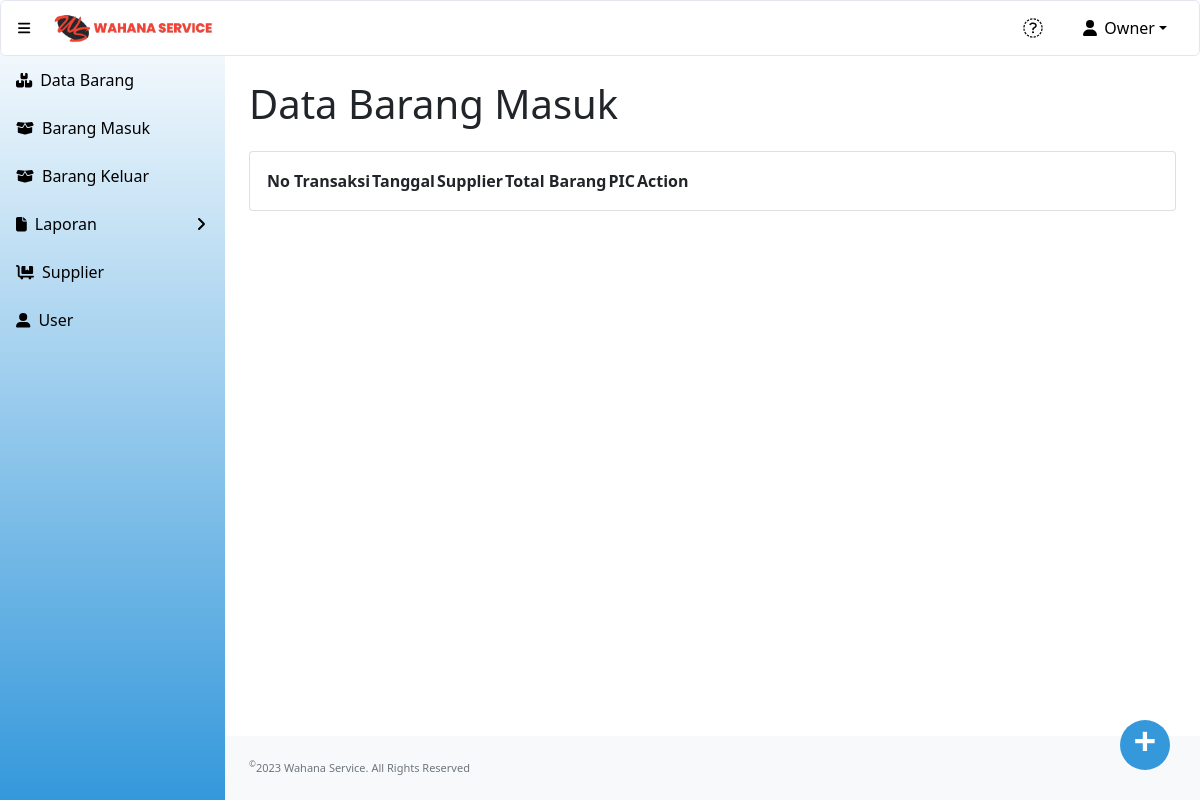
/restock_barang.php (signed in), run on an earlier commit of the app's database.
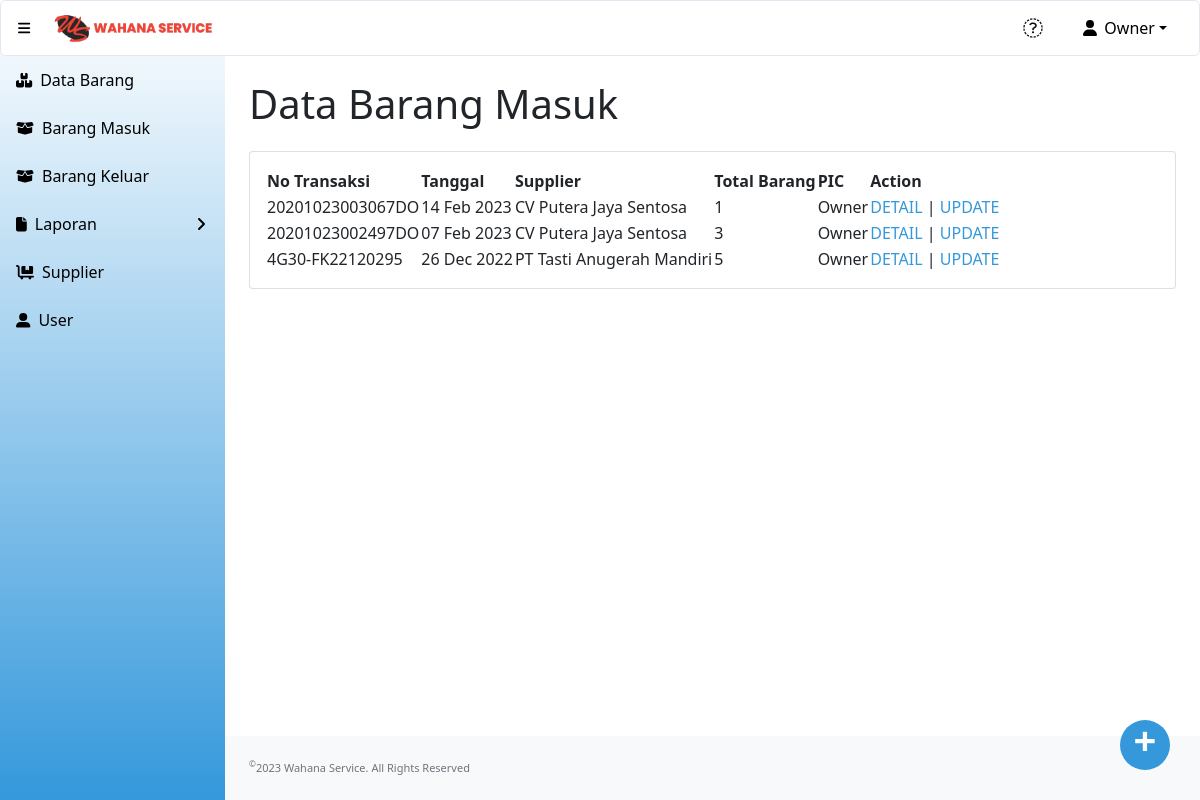
And on a later commit of the database.
### tables this page shows
CREATE TABLE `transaksi_masuk` (
  `id_tr_masuk` int(11) NOT NULL,
  `no_faktur` varchar(20) NOT NULL,
  `tanggal` date NOT NULL,
  `id_supplier` int(11) NOT NULL,
  `id` int(11) NOT NULL
);

CREATE TABLE `supplier` (
  `id_supplier` int(11) NOT NULL,
  `nama_supplier` varchar(120) NOT NULL,
  `alamat` varchar(300) NOT NULL,
  `no_telp` varchar(20) NOT NULL
);

CREATE TABLE `user` (
  `id` int(11) NOT NULL,
  `username` varchar(50) NOT NULL,
  `password` text NOT NULL,
  `fullname` varchar(50) NOT NULL,
  `level` enum('owner','admin','kasir','INACTIVE') NOT NULL,
  `status_akun` enum('0','1') NOT NULL
);

### restock_barang.php (the view, shortened to what this page needs)
<?php
include "conn.php";
?>
<!DOCTYPE html>
<html lang="en">
    <head>
        <link href="https://cdn.jsdelivr.net/npm/simple-datatables@latest/dist/style.css" rel="stylesheet" />
        <link href="css/styles.css" rel="stylesheet" />
    </head>
    <body class="sb-nav-fixed">
    <?php include "head.php"; ?>
        <div id="layoutSidenav">
        <?php include "menu.php"; ?>
            </div>
            <div id="layoutSidenav_content">
                <main>
                    <div class="container-fluid px-4">
                        <h1 class="mt-4" style="padding-bottom:15px";>Data Barang Masuk</h1>
                        <div class="card mb-4">
                            <div class="card-body">
                                <div class="table-responsive">
                                    <table id="datatablesSimple">
                                        <thead>
                                            <tr>
                                                <th>No Transaksi</th>
                                                <th>Tanggal</th>
                                                <th>Supplier</th>
                                                <th>Total Barang</th>
                                                <th>PIC</th>
                                                <th>Action</th>
                                            </tr>
                                        </thead>
                                        <tbody>
                                        <?php
                                            $sSQL = "SELECT tm.id_tr_masuk, tm.no_faktur, tm.tanggal, s.nama_supplier, u.fullname,
                                            SUM(IF(bm.stok IS NOT NULL, 1, 0)) AS not_null_subtotal,
                                            SUM(IF(bm.stok IS NULL, 1, 0)) AS null_subtotal
                                            FROM transaksi_masuk tm
                                            LEFT JOIN supplier s ON s.id_supplier = tm.id_supplier
                                            LEFT JOIN user u ON u.id = tm.id
                                            LEFT JOIN barang_masuk bm ON bm.id_tr_masuk = tm.id_tr_masuk
                                            GROUP BY tm.id_tr_masuk, tm.no_faktur, tm.tanggal, s.nama_supplier, u.fullname
                                            ORDER BY tm.id_tr_masuk DESC";
                                            $result = mysqli_query($koneksi, $sSQL);
                                            if (mysqli_num_rows($result) > 0) {
                                                while ($row = mysqli_fetch_assoc($result)) {
                                                    $no_faktur = $row['no_faktur'];
                                                    $tanggal = $row['tanggal'];
                                                    $nama_supplier = $row['nama_supplier'];
                                                    $fullname = $row['fullname'];
                                                    $id_tr_masuk = $row['id_tr_masuk'];
                                                    $not_null_subtotal = $row['not_null_subtotal'];
                                        ?>
                                                <tr>
                                                    <td><?php echo $no_faktur;?></td>
                                                    <td><?php echo date('d M Y', strtotime($tanggal));?></td>
                                                    <td><?php echo $nama_supplier;?></td>
                                                    <td><?php echo $not_null_subtotal;?></td>
                                                    <td><?php echo $fullname;?></td>
                                                    <td><?php echo "<a href='detail_restock.php?id_tr_masuk=$id_tr_masuk' class='action'>DETAIL</a>
                                                     | <a href='update_restock_barang.php?id_tr_masuk=$id_tr_masuk' class='action' >UPDATE</a>";?> </td>
                                                </tr>
                                            <?php
                                                    }
                                                }
                                            ?>
                                        </tbody>
                                    </table>
                                </div>
                            </div>
                        </div>
                    </div>
                    <a href="add_restock_barang.php" class="act-btn">
                        +
                    </a>
                </main>
                <footer class="py-4 bg-light mt-auto">
                    <div class="container-fluid px-4">
                        <div class="d-flex align-items-center justify-content-between small">
                           <div class="text-muted"><sup>&copy;</sup>2023 Wahana Service. All Rights Reserved</div>
                        </div>
                    </div>
                </footer>
            </div>
    </body>
</html>

### head.php (shortened to what this page needs)
<!DOCTYPE html>
<html lang="en">
    <head>
        <link href="https://cdn.jsdelivr.net/npm/simple-datatables@latest/dist/style.css" rel="stylesheet" />
        <link href="css/styles.css" rel="stylesheet" />
    </head>
<body class="sb-nav-fixed">
<nav class="sb-topnav navbar navbar-expand">
            <button class="btn btn-link btn-sm order-1 order-lg-0 me-4 me-lg-0" id="sidebarToggle" href="#!"><i class="fas fa-bars"></i></button>
            <a href="index.php"><img src="images/logo-1.png" width="170"></a>
            <div class="d-none d-md-inline-block form-inline ms-auto me-0 me-md-3 my-2 my-md-0">
                <button type="button" class="btn" data-bs-toggle="modal" data-bs-target="#myModal">
                    <i class="fa-sharp fa-solid fa-bell fa-lg" style="color: #080808;"></i>
                </button>
            </div>
             <ul class="navbar-nav ms-auto ms-md-0 me-3 me-lg-4">
                <li class="nav-item dropdown">
                <a class="nav-link dropdown-toggle" id="navbarDropdownMenuLink" href="#" role="button" data-bs-toggle="dropdown" aria-expanded="false"><i class="fas fa-user fa-fw"></i> <?php echo $_SESSION['fullname']; ?></a>
                </li>
            </ul>
        </nav>
</body>
</html>

### menu.php (shortened to what this page needs)
<!DOCTYPE html>
<html lang="en">
    <head>
        <link href="https://cdn.jsdelivr.net/npm/simple-datatables@latest/dist/style.css" rel="stylesheet" />
        <link href="css/styles.css" rel="stylesheet" />
    </head>
<body class="sb-nav-fixed">
<div id="layoutSidenav_nav">
    <nav class="sb-sidenav accordion" id="sidenavAccordion" style="background: -webkit-linear-gradient(bottom,#3498db, #FFFFFF);">
        <div class="sb-sidenav-menu">
            <div class="nav">
                <a class="nav-link" href="index.php">
                    <div class="sb-nav-link-icon"><i class="fa-solid fa-boxes-stacked"></i></div>
                    Data Barang
                </a>
                <?php if($_SESSION['level'] == "owner" || $_SESSION['level'] == "admin"){?>
                <a class="nav-link" href="restock_barang.php">
                    <div class="sb-nav-link-icon"><i class="fas fa-box-open"></i></div>
                    Barang Masuk
                </a>
                <?php } ?>
                <?php if($_SESSION['level'] == "owner" || $_SESSION['level'] == "kasir"){?>
                <a class="nav-link" href="barang_keluar.php">
                    <div class="sb-nav-link-icon"><i class="fas fa-box-open"></i></div>
                    Barang Keluar
                </a>
                <?php } ?>
                <a class="nav-link collapsed" href="#" data-bs-toggle="collapse" data-bs-target="#collapseLayouts" aria-expanded="false" aria-controls="collapseLayouts">
                    <div class="sb-nav-link-icon"><i class="fa fa-file"></i></div>
                    Laporan
                    <div class="sb-sidenav-collapse-arrow"><i class="fas fa-angle-down"></i></div>
                </a>
                <?php if($_SESSION['level'] == "owner" || $_SESSION['level'] == "admin"){?>
                <a class="nav-link" href="supplier.php">
                    <div class="sb-nav-link-icon"><i class="fa-solid fa-cart-flatbed"></i></div>
                    Supplier
                </a>
                <?php } ?>
                <?php if($_SESSION['level'] == "owner"){?>
                <a class="nav-link" href="user.php">
                    <div class="sb-nav-link-icon"><i class='fa-solid fa-user-large'></i></div>
                    User
                </a>
                <?php } ?>
            </div>
        </div>
    </nav>
</body>
</html>

What changed in the data, as far as the page shows it:
added transaksi_masuk: no_faktur "20201023003067DO", tanggal "14 Feb 2023", id_supplier.nama_supplier "CV Putera Jaya Sentosa", not_null_subtotal "1", id.fullname "Owner"
added transaksi_masuk: no_faktur "20201023002497DO", tanggal "07 Feb 2023", id_supplier.nama_supplier "CV Putera Jaya Sentosa", not_null_subtotal "3", id.fullname "Owner"
added transaksi_masuk: no_faktur "4G30-FK22120295", tanggal "26 Dec 2022", id_supplier.nama_supplier "PT Tasti Anugerah Mandiri", not_null_subtotal "5", id.fullname "Owner"
